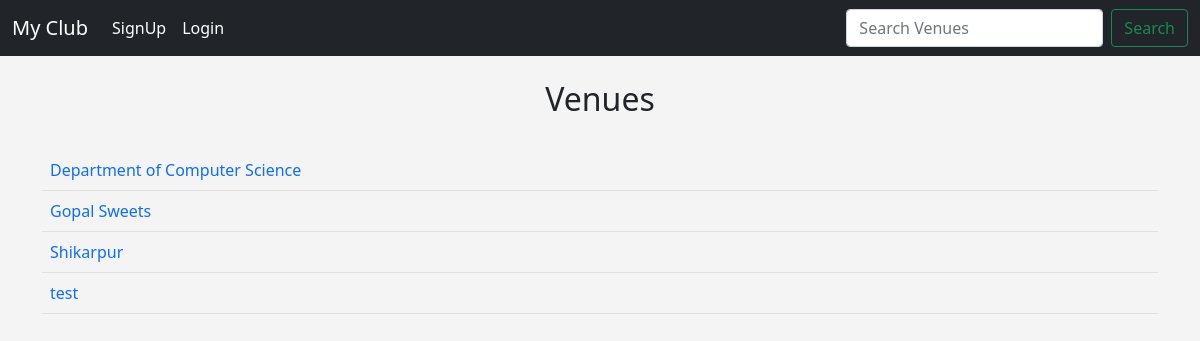
The page /list_venues on the database as committed earlier.
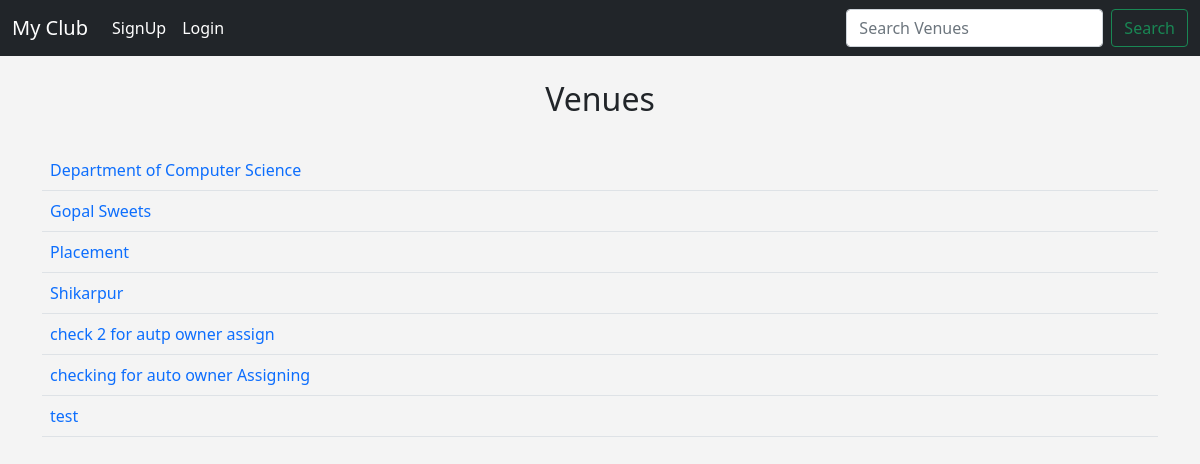
The same page on the database as committed later.
### events/models.py (models this page shows)
class Venue(models.Model):
    name=models.CharField('Venue Name ',max_length=120)
    address=models.CharField('Venue Address ',max_length=120)
    zip_code=models.CharField('Venue zipcode ',max_length=15 ,blank=True)
    phone=models.CharField('Venue Number ',max_length=13,blank=True)
    web=models.CharField('Website Address ', max_length=25 ,blank=True)
    email_address=models.EmailField('Venue Email',blank=True)
    owner=models.IntegerField('Venue Owner',blank=False,default=1)
    venue_image=models.ImageField(null=True,blank=True,upload_to="images/")
    def __str__(self):
        return self.name

### events/views.py (the view)
# urls.py: path('list_venues',views.list_venues,name='venues-list'),
def list_venues(request):
    venue_list= Venue.objects.all().order_by('name')
    return render(request,'events/venue.html',{
        'venues_list':venue_list
    })

### events/templates/events/venue.html
{% extends 'events/base.html' %}
{%block content%}
<center>
    <h2>Venues</h2><br>
    <table class="table table-hover">
        {%for venue in venues_list%}
        <tr>
            <td>
                <a href="{% url 'show-venue'  venue.id %}" style="text-decoration: none;">{{venue}}</a>
            </td>
            {% if user.is_authenticated and venue.owner == user.id %}
            <td align="right">
                <a href="{% url 'update-venue'  venue.id %}" style="text-decoration: none;"
                    class="btn btn-outline-secondary btn-sm"> Update</a>
                <a href="{% url 'delete-venue'  venue.id %}" style="text-decoration: none;"
                    class="btn btn-outline-danger btn-sm"> Delete</a>
            </td>
            {%else%}
            <td align="right"></td>
            {%endif%}
        </tr>
        {%endfor%}
    </table>
</center>
{%endblock%}

Rows that differ between the two databases and show on the page:
added Venue: name "Placement"
added Venue: name "check 2 for autp owner assign"
added Venue: name "checking for auto owner Assigning"
